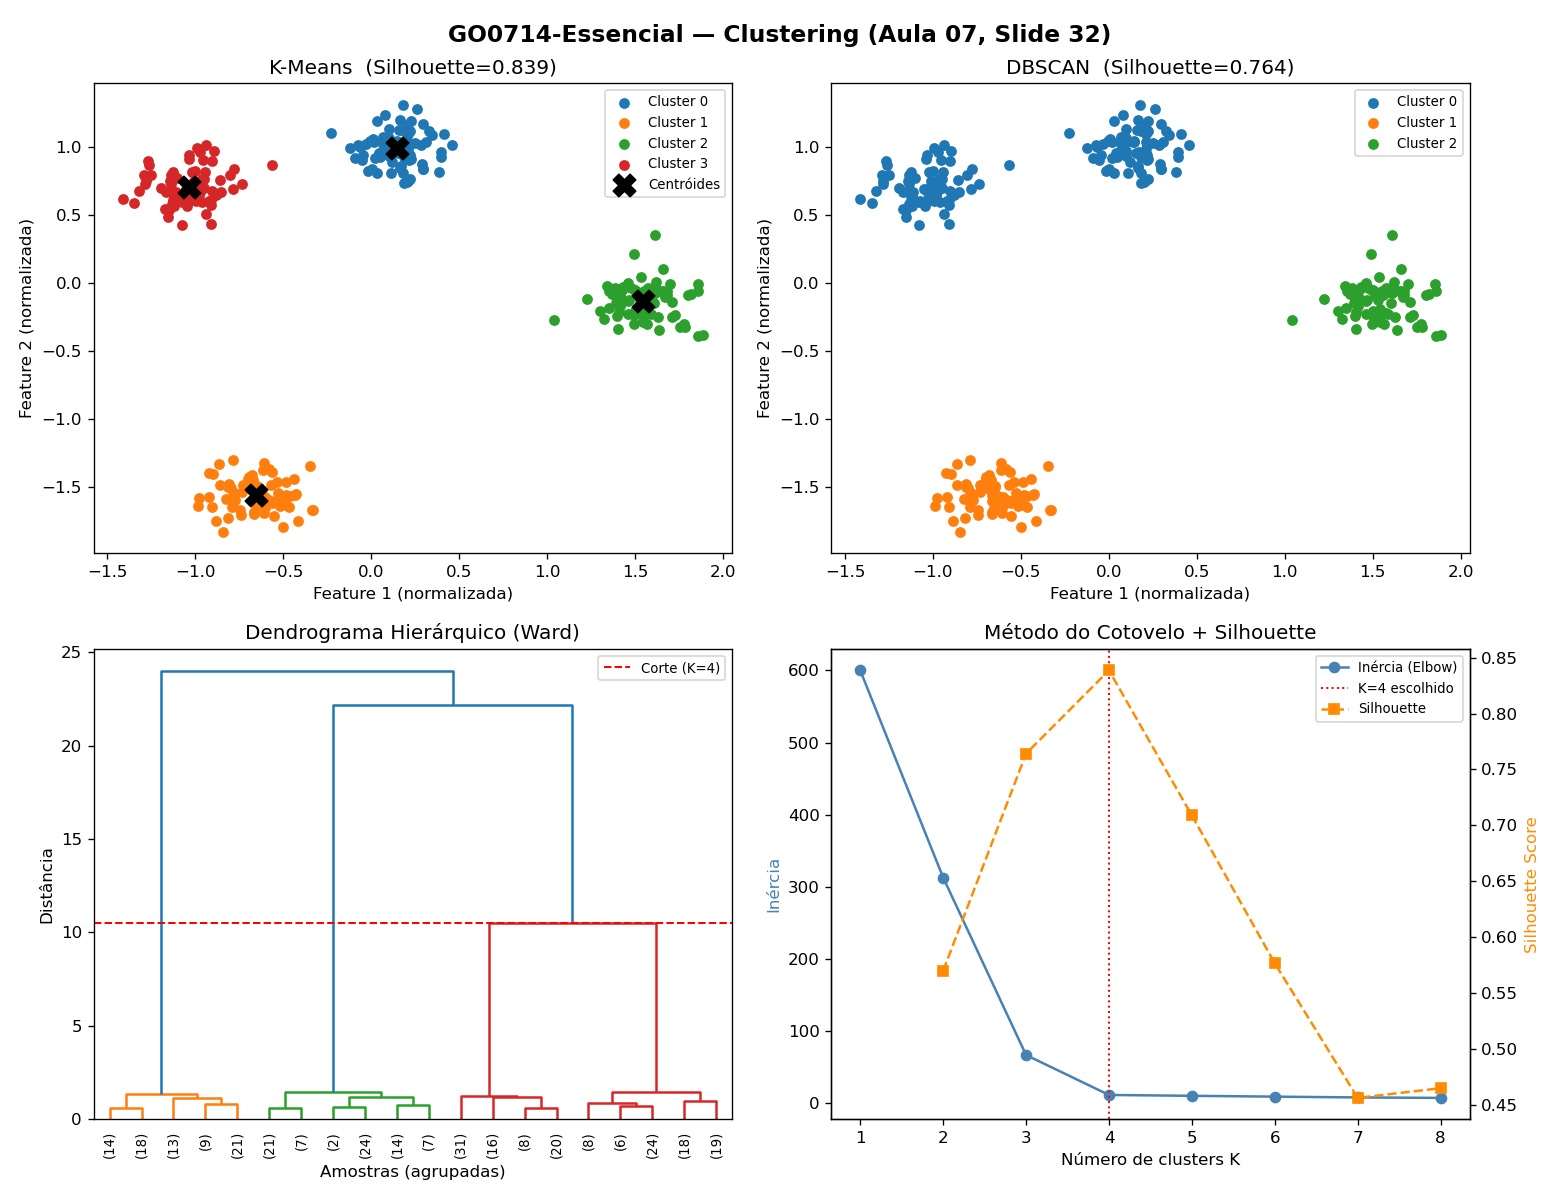

The Python source for this figure:
# GO0714-Essencial
# Clustering - Conceitos-Chave da Aula 07
# Slide 32: K-Means, DBSCAN, Hierárquico, Silhouette, Davies-Bouldin
from sklearn.preprocessing import StandardScaler


if __name__ == "__main__":
    import numpy as np
    import matplotlib.pyplot as plt
    from scipy.cluster.hierarchy import dendrogram, linkage

    from sklearn.datasets import make_blobs
    from sklearn.cluster import KMeans, DBSCAN, AgglomerativeClustering
    from sklearn.metrics import silhouette_score, davies_bouldin_score

    # Gerar dados de exemplo (segmentação de clientes simulada)
    X, _ = make_blobs(n_samples=300, centers=4, cluster_std=0.8, random_state=42)

    # Normalização é CRUCIAL!
    X_scaled = StandardScaler().fit_transform(X)

    # K-Means: rápido, esférico, precisa especificar K
    kmeans = KMeans(n_clusters=4, random_state=42)
    labels_kmeans = kmeans.fit_predict(X_scaled)

    # DBSCAN: formas arbitrárias, detecta outliers
    dbscan = DBSCAN(eps=0.5, min_samples=5)
    labels_dbscan = dbscan.fit_predict(X_scaled)

    # Hierárquico: dendrograma, não precisa K definido de antemão
    agg = AgglomerativeClustering(n_clusters=4)
    labels_agg = agg.fit_predict(X_scaled)

    # Métricas: Silhouette (↑ melhor), Davies-Bouldin (↓ melhor)
    sil_kmeans = silhouette_score(X_scaled, labels_kmeans)
    db_kmeans = davies_bouldin_score(X_scaled, labels_kmeans)

    # DBSCAN pode ter ruído (label -1); calcular métrica apenas com clusters válidos
    mask = labels_dbscan != -1
    sil_dbscan = silhouette_score(X_scaled[mask], labels_dbscan[mask]) if mask.sum() > 1 else float("nan")
    db_dbscan = davies_bouldin_score(X_scaled[mask], labels_dbscan[mask]) if mask.sum() > 1 else float("nan")

    sil_agg = silhouette_score(X_scaled, labels_agg)
    db_agg = davies_bouldin_score(X_scaled, labels_agg)

    print("=== Resultados de Clustering - Aula 07 ===")
    print(f"{'Algoritmo':<15} {'Silhouette ↑':>14} {'Davies-Bouldin ↓':>18}")
    print("-" * 50)
    print(f"{'K-Means':<15} {sil_kmeans:>14.4f} {db_kmeans:>18.4f}")
    print(f"{'DBSCAN':<15} {sil_dbscan:>14.4f} {db_dbscan:>18.4f}")
    print(f"{'Hierárquico':<15} {sil_agg:>14.4f} {db_agg:>18.4f}")

    # ── Gráfico 1: Método do Cotovelo (Elbow) ──────────────────────────────────
    inertias = [KMeans(n_clusters=k, random_state=42).fit(X_scaled).inertia_
                for k in range(1, 9)]

    # ── Gráfico 2: Curva Silhouette por K ──────────────────────────────────────
    sil_scores = [silhouette_score(X_scaled,
                                   KMeans(n_clusters=k, random_state=42).fit_predict(X_scaled))
                  for k in range(2, 9)]

    # ── Figura com 4 subplots ──────────────────────────────────────────────────
    fig, axes = plt.subplots(2, 2, figsize=(13, 10))
    fig.suptitle("GO0714-Essencial — Clustering (Aula 07, Slide 32)", fontsize=14, fontweight="bold")

    colors = plt.cm.tab10.colors

    # Subplot 1 — K-Means
    ax = axes[0, 0]
    for c in np.unique(labels_kmeans):
        ax.scatter(X_scaled[labels_kmeans == c, 0], X_scaled[labels_kmeans == c, 1],
                   s=30, color=colors[c % 10], label=f"Cluster {c}")
    ax.scatter(kmeans.cluster_centers_[:, 0], kmeans.cluster_centers_[:, 1],
               marker="X", s=180, color="black", zorder=5, label="Centróides")
    ax.set_title(f"K-Means  (Silhouette={sil_kmeans:.3f})")
    ax.set_xlabel("Feature 1 (normalizada)")
    ax.set_ylabel("Feature 2 (normalizada)")
    ax.legend(fontsize=8)

    # Subplot 2 — DBSCAN
    ax = axes[0, 1]
    unique_labels = np.unique(labels_dbscan)
    for lbl in unique_labels:
        mask_lbl = labels_dbscan == lbl
        if lbl == -1:
            ax.scatter(X_scaled[mask_lbl, 0], X_scaled[mask_lbl, 1],
                       s=20, color="gray", marker="x", label="Ruído")
        else:
            ax.scatter(X_scaled[mask_lbl, 0], X_scaled[mask_lbl, 1],
                       s=30, color=colors[lbl % 10], label=f"Cluster {lbl}")
    ax.set_title(f"DBSCAN  (Silhouette={sil_dbscan:.3f})")
    ax.set_xlabel("Feature 1 (normalizada)")
    ax.set_ylabel("Feature 2 (normalizada)")
    ax.legend(fontsize=8)

    # Subplot 3 — Clustering Hierárquico + Dendrograma (truncado)
    ax = axes[1, 0]
    Z = linkage(X_scaled, method="ward")
    dendrogram(Z, ax=ax, truncate_mode="lastp", p=20, leaf_rotation=90, leaf_font_size=8)
    ax.axhline(y=Z[-3, 2], color="red", linestyle="--", linewidth=1.2, label="Corte (K=4)")
    ax.set_title("Dendrograma Hierárquico (Ward)")
    ax.set_xlabel("Amostras (agrupadas)")
    ax.set_ylabel("Distância")
    ax.legend(fontsize=8)

    # Subplot 4 — Elbow + Silhouette
    ax = axes[1, 1]
    ks = range(1, 9)
    ax2 = ax.twinx()
    ax.plot(ks, inertias, "o-", color="steelblue", label="Inércia (Elbow)")
    ax2.plot(range(2, 9), sil_scores, "s--", color="darkorange", label="Silhouette")
    ax.axvline(x=4, color="red", linestyle=":", linewidth=1.2, label="K=4 escolhido")
    ax.set_title("Método do Cotovelo + Silhouette")
    ax.set_xlabel("Número de clusters K")
    ax.set_ylabel("Inércia", color="steelblue")
    ax2.set_ylabel("Silhouette Score", color="darkorange")
    lines1, labels1 = ax.get_legend_handles_labels()
    lines2, labels2 = ax2.get_legend_handles_labels()
    ax.legend(lines1 + lines2, labels1 + labels2, fontsize=8)

    plt.tight_layout()
    plt.savefig("class07/GO0714-Essencial.png", dpi=120)
    plt.show()
    print("\nGráfico salvo em class07/GO0714-Essencial.png")
